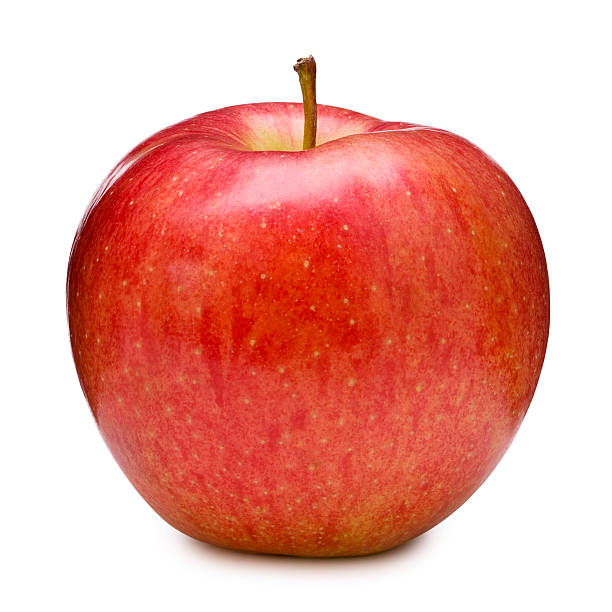
#> input picture opencv_learning/samples/apple.jpg, 612 x 612 px, given in place of the camera
$ python object_tracking.py
#> lines starting #> are read from the running program, lines starting #| are printed output that depends on the picture; after the words box and inside, x2 and y2 are one past the last pixel; in counts of white or black regions, pixels touching at a corner belong together
import cv2 as cv
import numpy as np


# if you want to color conbersion flags

# flags = [i for i in dir(cv) if  i.startswith('COLOR_')]
# print(flags)


cap = cv.VideoCapture(0)

while(1):
    _,frame = cap.read()
#> frame is the input picture: shape (612, 612, 3); mean B, G, R 157.2, 167.1, 234.1

    hsv = cv.cvtColor(frame,cv.COLOR_BGR2HSV)
#> hsv: shape (612, 612, 3); mean H, S, V 11, 94, 234.2

    lower_blue = np.array([110,100,100])
    upper_blue = np.array([130,255,255])

    lower_red = np.array([0,100,100])
    upper_red = np.array([10,255,255])

    mask_red = cv.inRange(hsv,lower_red,upper_red)
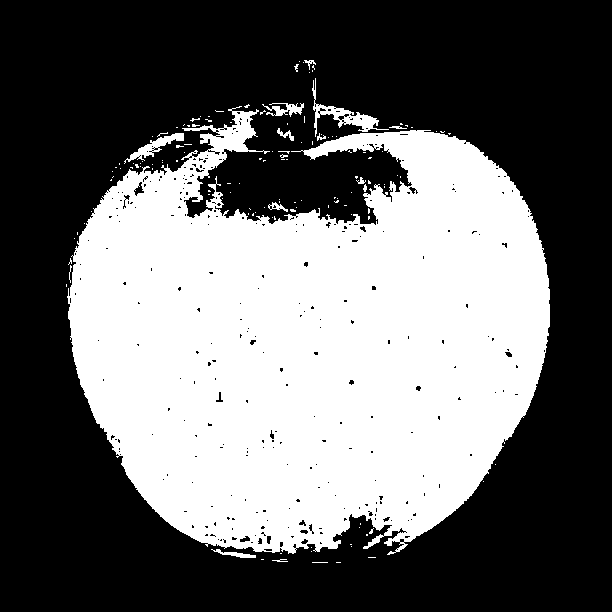
#> mask_red: shape (612, 612); 41.2% white; 134 white regions (120 under 20 px), largest, box (x1, y1, x2, y2) and area: (67, 106, 550, 555) 151877, (312, 78, 389, 137) 811, (124, 133, 184, 164) 496
    mask_blue = cv.inRange(hsv,lower_blue,upper_blue)
#> mask_blue: shape (612, 612); every value is 0

    # combine mask
    combined_mask = mask_red + mask_blue

    res = cv.bitwise_and(frame,frame,mask=combined_mask)
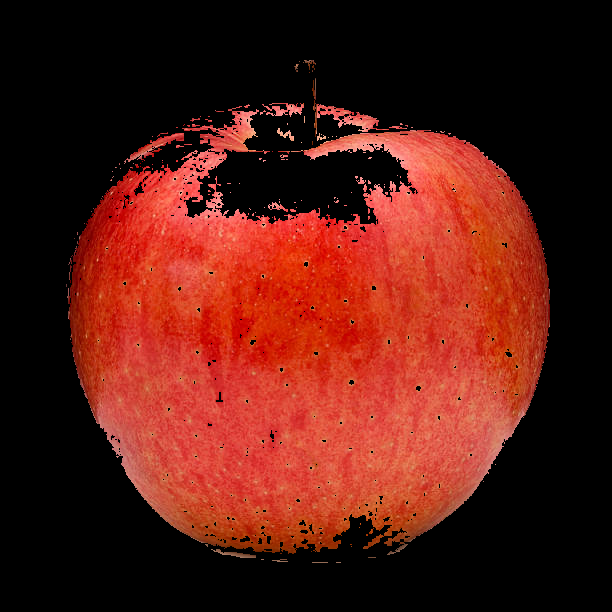
#> res: shape (612, 612, 3); mean B, G, R 18.5, 27.6, 87.4

    cv.imshow('frame',frame)
    cv.imshow('Mask',combined_mask)
    cv.imshow('result',res)

    k = cv.waitKey(5) & 0xFF
#> (key q is pressed here)
    if k == ord('q'):
        break

cv.destroyAllWindows()

$ run again, on opencv_learning/samples/boxes.jpg
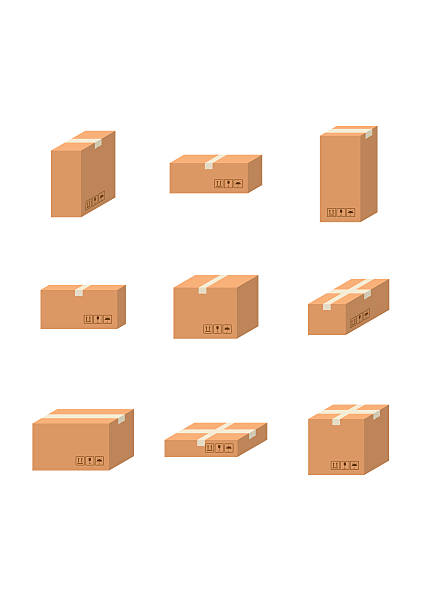
#> input picture opencv_learning/samples/boxes.jpg, 432 x 612 px, given in place of the camera
#> frame is the input picture: shape (612, 432, 3); mean B, G, R 231.8, 239.3, 248.7
#> hsv: shape (612, 432, 3); mean H, S, V 4.5, 20.5, 248.9
#> `mask_red = cv.inRange(hsv,lower_red,upper_red)`:
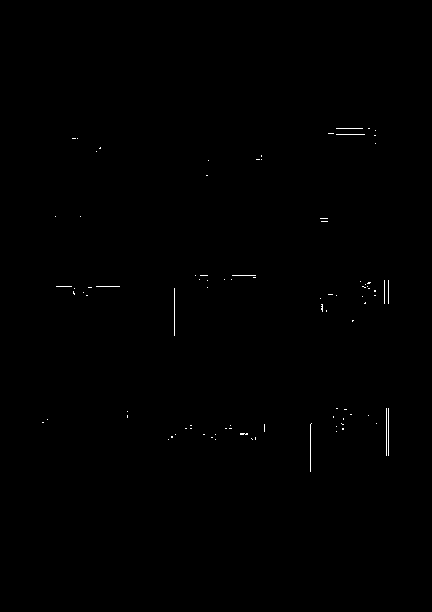
#> mask_red: shape (612, 432); 0.21% white in thin lines or dots, all inside (x1, y1, x2, y2) = (42, 128, 389, 472)
#> mask_blue: shape (612, 432); every value is 0
